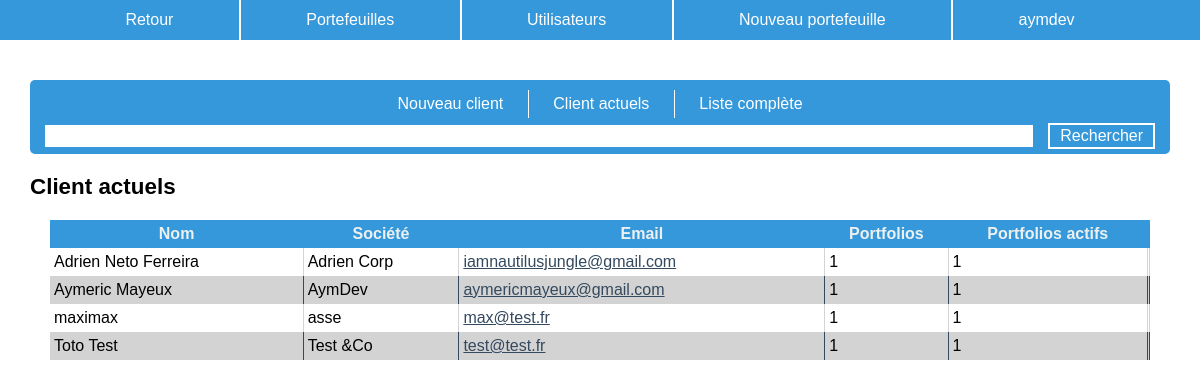
The app's page /smartfolio/bo/clients.php (signed in) with its own data.
### tables this page shows
CREATE TABLE `customer` (
  `cust_id` int(8) NOT NULL,
  `cust_name` varchar(100) NOT NULL,
  `cust_company` varchar(255) DEFAULT NULL,
  `cust_email` varchar(100) NOT NULL
);

### smartfolio/bo/assets/php/customer.class.php (called while the page is built, shortened)
<?php
class Customer
{
    public $infos;
    function __construct($id)
    {
        $infos = App::$db->prepare("SELECT * FROM customer WHERE cust_id = :id");
        $infos->execute(array(
            "id" => $id
        ));
        if ($infos->rowCount() == 0) {
            throw new \Exception("introuvable", 1);
        } else {
            $infos = $infos->fetch(PDO::FETCH_ASSOC);
            $this->infos = array(
                "id"        => $infos['cust_id'],
                "name"      => $infos['cust_name'],
                "company"   => $infos['cust_company'],
                "email"     => $infos['cust_email']
            );
        }
    }
    public function CountTotalFolios()
    {
        $nb_folios = App::$db->prepare("SELECT COUNT(*) FROM portfolio WHERE port_cust_id = :id");
        $nb_folios->execute(array(
            "id" => $this->infos['id']
        ));
        return $nb_folios->fetch(PDO::FETCH_ASSOC)['COUNT(*)'];
    }
    public function CountActiveFolios()
    {
        $nb_folios = App::$db->prepare("SELECT COUNT(*) FROM portfolio WHERE port_cust_id = :id AND port_status = 'open'");
        $nb_folios->execute(array(
            "id" => $this->infos['id']
        ));
        return $nb_folios->fetch(PDO::FETCH_ASSOC)['COUNT(*)'];
    }
    static private function ReturnObjectsArray(PDOStatement $customers)
    {
        $customers = $customers->fetchAll(PDO::FETCH_ASSOC);
        $o = array();
        foreach ($customers as $cust) {
            $customer = new Customer($cust['cust_id']);
            array_push($o, $customer);
        }
        return $o;
    }
    static public function ActiveList()
    {
        $customers = App::$db->query("SELECT cust_id FROM customer RIGHT JOIN portfolio ON customer.cust_id = portfolio.port_cust_id WHERE portfolio.port_status = 'open' ORDER BY cust_name");
        return self::ReturnObjectsArray($customers);
    }
}
?>

### smartfolio/bo/clients.php (the view, shortened to what this page needs)
<!DOCTYPE html>
<html lang="en">
<head>
    <?php include 'assets/inc/head.php'; ?>
</head>
<body>
    <?php
    include 'assets/inc/header_smartfolio.php';
    ?>
    <main id="main">
        <div id="actions">
            <nav>
                <a href="?add"><i class="fas fa-user-plus"></i> Nouveau client</a>
                <a href="clients.php"><i class="far fa-users"></i> Client actuels</a>
                <a href="?all"><i class="fas fa-address-book"></i> Liste complète</a>
            </nav>
            <form action="clients.php" method="get">
                <input type="text" name="search" value="<?php echo $_GET['search'] ?? ''; ?>">
                <input type="submit" value="Rechercher">
            </form>
        </div>
        <?php
        if (isset($_GET['add'])) {
            ?>
            <form class="form_new" action="clients.php?add" method="post">
                <h3><i class="fas fa-user-plus fa-1x"></i> Nouveau client:</h3>
                <label for="cust_name">Nom:</label>
                <input type="text" name="cust_name" value="<?php echo $_POST['cust_name'] ?? ''; ?>" placeholder="Nom du client" required>
                <label for="cust_company">Société:</label>
                <input type="text" name="cust_company" value="<?php echo $_POST['cust_company'] ?? ''; ?>" placeholder="Société du client">
                <label for="cust_email">Email:</label>
                <input type="text" name="cust_email" value="<?php echo $_POST['cust_email'] ?? ''; ?>" placeholder="Adresse email du client" required>
                <input type="hidden" name="token" value="<?php echo $_SESSION['user']['session_token']; ?>">
                <input type="submit" name="new_cust" value="Nouveau client">
            </form>
            <?php
        } else {
            ?>
            <h2><?php echo isset($_GET['search']) ? 'Recherche: ' . $_GET['search'] : (isset($_GET['all']) ? 'Liste complète des clients' : 'Client actuels'); ?></h2>
            <table class="table_list">
                <tr>
                    <th>Nom</th>
                    <th>Société</th>
                    <th>Email</th>
                    <th>Portfolios</th>
                    <th>Portfolios actifs</th>
                </tr>
                <?php
                foreach ((isset($_GET['search']) ? Customer::Search($_GET['search']) : (isset($_GET['all']) ? Customer::FullList() : Customer::ActiveList())) as $cust) {
                    ?>
                    <tr>
                        <td><?php echo $cust->infos['name']; ?></td>
                        <td><?php echo $cust->infos['company']; ?></td>
                        <td><a href="mailto:<?php echo $cust->infos['email']; ?>"><?php echo $cust->infos['email']; ?></a></td>
                        <td><?php echo $cust->CountTotalFolios(); ?></td>
                        <td><?php echo $cust->CountActiveFolios(); ?></td>
                    </tr>
                    <?php
                }
                ?>
            </table>
            <?php
        }
        ?>
    </main>
</body>
</html>

### records on screen
customer: cust_name "Adrien Neto Ferreira", cust_company "Adrien Corp", cust_email "iamnautilusjungle@gmail.com", CountTotalFolios "1", CountActiveFolios "1"
customer: cust_name "Aymeric Mayeux", cust_company "AymDev", cust_email "aymericmayeux@gmail.com", CountTotalFolios "1", CountActiveFolios "1"
customer: cust_name "maximax", cust_company "asse", cust_email "max@test.fr", CountTotalFolios "1", CountActiveFolios "1"
customer: cust_name "Toto Test", cust_company "Test &Co", cust_email "test@test.fr", CountTotalFolios "1", CountActiveFolios "1"

### other values on screen
$_SESSION['user']['name'] "aymdev"
